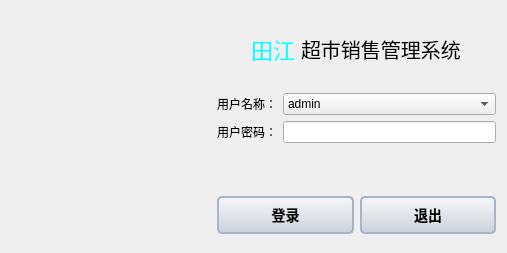
<?xml version="1.0" encoding="UTF-8"?>
<ui version="4.0">
 <class>Login</class>
 <widget class="QDialog" name="Login">
  <property name="geometry">
   <rect>
    <x>0</x>
    <y>0</y>
    <width>507</width>
    <height>253</height>
   </rect>
  </property>
  <property name="windowTitle">
   <string>田江超市-用户登录</string>
  </property>
  <property name="windowIcon">
   <iconset resource="../qrc/Resource.qrc">
    <normaloff>:/images/TJ.png</normaloff>:/images/TJ.png</iconset>
  </property>
  <layout class="QGridLayout" name="gridLayout_2">
   <item row="0" column="0" rowspan="4">
    <widget class="QLabel" name="label_logo">
     <property name="minimumSize">
      <size>
       <width>200</width>
       <height>0</height>
      </size>
     </property>
     <property name="styleSheet">
      <string notr="true">QLabel {
	border-image: url(:/images/login_logo.jpg)
}</string>
     </property>
     <property name="text">
      <string/>
     </property>
    </widget>
   </item>
   <item row="0" column="1">
    <layout class="QHBoxLayout" name="horizontalLayout_2">
     <item>
      <spacer name="horizontalSpacer_2">
       <property name="orientation">
        <enum>Qt::Horizontal</enum>
       </property>
       <property name="sizeHint" stdset="0">
        <size>
         <width>40</width>
         <height>20</height>
        </size>
       </property>
      </spacer>
     </item>
     <item>
      <widget class="QLabel" name="login_head_name">
       <property name="minimumSize">
        <size>
         <width>0</width>
         <height>60</height>
        </size>
       </property>
       <property name="maximumSize">
        <size>
         <width>16777215</width>
         <height>60</height>
        </size>
       </property>
       <property name="font">
        <font>
         <family>楷体</family>
         <pointsize>-1</pointsize>
         <italic>false</italic>
         <bold>false</bold>
         <kerning>false</kerning>
        </font>
       </property>
       <property name="styleSheet">
        <string notr="true">QLabel {
	color: rgb(0, 255, 255);
	font: 22px;
}</string>
       </property>
       <property name="text">
        <string>田江</string>
       </property>
       <property name="alignment">
        <set>Qt::AlignRight|Qt::AlignTrailing|Qt::AlignVCenter</set>
       </property>
      </widget>
     </item>
     <item>
      <widget class="QLabel" name="login_tail_name">
       <property name="minimumSize">
        <size>
         <width>0</width>
         <height>60</height>
        </size>
       </property>
       <property name="maximumSize">
        <size>
         <width>16777215</width>
         <height>60</height>
        </size>
       </property>
       <property name="font">
        <font>
         <family>楷体</family>
         <pointsize>-1</pointsize>
         <italic>false</italic>
         <bold>false</bold>
         <kerning>false</kerning>
        </font>
       </property>
       <property name="styleSheet">
        <string notr="true">QLabel {
	font: 20px;
}</string>
       </property>
       <property name="text">
        <string>超市销售管理系统</string>
       </property>
      </widget>
     </item>
     <item>
      <spacer name="horizontalSpacer">
       <property name="orientation">
        <enum>Qt::Horizontal</enum>
       </property>
       <property name="sizeHint" stdset="0">
        <size>
         <width>40</width>
         <height>20</height>
        </size>
       </property>
      </spacer>
     </item>
    </layout>
   </item>
   <item row="1" column="1">
    <layout class="QGridLayout" name="gridLayout">
     <item row="0" column="0">
      <widget class="QLabel" name="lab_user">
       <property name="text">
        <string>用户名称：</string>
       </property>
       <property name="alignment">
        <set>Qt::AlignRight|Qt::AlignTrailing|Qt::AlignVCenter</set>
       </property>
       <property name="buddy">
        <cstring>user</cstring>
       </property>
      </widget>
     </item>
     <item row="0" column="1">
      <widget class="QComboBox" name="user">
       <property name="styleSheet">
        <string notr="true"/>
       </property>
       <item>
        <property name="text">
         <string>admin</string>
        </property>
       </item>
      </widget>
     </item>
     <item row="1" column="0">
      <widget class="QLabel" name="lab_password">
       <property name="text">
        <string>用户密码：</string>
       </property>
       <property name="alignment">
        <set>Qt::AlignRight|Qt::AlignTrailing|Qt::AlignVCenter</set>
       </property>
       <property name="buddy">
        <cstring>password</cstring>
       </property>
      </widget>
     </item>
     <item row="1" column="1">
      <widget class="QLineEdit" name="password">
       <property name="echoMode">
        <enum>QLineEdit::Password</enum>
       </property>
      </widget>
     </item>
    </layout>
   </item>
   <item row="2" column="1">
    <widget class="QLabel" name="login_tip">
     <property name="minimumSize">
      <size>
       <width>25</width>
       <height>0</height>
      </size>
     </property>
     <property name="maximumSize">
      <size>
       <width>16777215</width>
       <height>25</height>
      </size>
     </property>
     <property name="styleSheet">
      <string notr="true">QLabel {
	color: rgb(255, 0, 0)
}</string>
     </property>
     <property name="text">
      <string/>
     </property>
     <property name="alignment">
      <set>Qt::AlignCenter</set>
     </property>
    </widget>
   </item>
   <item row="3" column="1">
    <layout class="QHBoxLayout" name="horizontalLayout">
     <item>
      <widget class="QPushButton" name="btn_login">
       <property name="minimumSize">
        <size>
         <width>96</width>
         <height>0</height>
        </size>
       </property>
       <property name="maximumSize">
        <size>
         <width>16777215</width>
         <height>16777215</height>
        </size>
       </property>
       <property name="styleSheet">
        <string notr="true">#btn_login {
                  background-color: qlineargradient(x1: 0, y1: 0, x2: 0, y2: 1, stop: 0 #f6f7fa, stop: 1 #cbd2d9);
                  border: 2px solid #a6b5c9;
                  border-radius: 5px;
                  font: bold 14px;
                  min-width: 80px;
                  padding: 6px;
}
#btn_login:hover {
                  background-color: qlineargradient(x1: 0, y1: 0, x2: 0, y2: 1, stop: 0 #cbd2d9, stop: 1 #f6f7fa);
}
#btn_login:pressed {
                  background-color: qlineargradient(x1: 0, y1: 0, x2: 0, y2: 1, stop: 0 #9fadc0, stop: 1 #cbd2d9);
}</string>
       </property>
       <property name="text">
        <string>登录</string>
       </property>
      </widget>
     </item>
     <item>
      <widget class="QPushButton" name="btn_exit">
       <property name="minimumSize">
        <size>
         <width>96</width>
         <height>0</height>
        </size>
       </property>
       <property name="maximumSize">
        <size>
         <width>16777215</width>
         <height>16777215</height>
        </size>
       </property>
       <property name="styleSheet">
        <string notr="true">#btn_exit {
                  background-color: qlineargradient(x1: 0, y1: 0, x2: 0, y2: 1, stop: 0 #f6f7fa, stop: 1 #cbd2d9);
                  border: 2px solid #a6b5c9;
                  border-radius: 5px;
                  font: bold 14px;
                  min-width: 80px;
                  padding: 6px;
}
#btn_exit:hover {
                  background-color: qlineargradient(x1: 0, y1: 0, x2: 0, y2: 1, stop: 0 #cbd2d9, stop: 1 #f6f7fa);
}
#btn_exit:pressed {
                  background-color: qlineargradient(x1: 0, y1: 0, x2: 0, y2: 1, stop: 0 #9fadc0, stop: 1 #cbd2d9);
}</string>
       </property>
       <property name="text">
        <string>退出</string>
       </property>
      </widget>
     </item>
    </layout>
   </item>
  </layout>
 </widget>
 <tabstops>
  <tabstop>user</tabstop>
  <tabstop>password</tabstop>
  <tabstop>btn_login</tabstop>
  <tabstop>btn_exit</tabstop>
 </tabstops>
 <resources>
  <include location="../qrc/Resource.qrc"/>
 </resources>
 <connections>
  <connection>
   <sender>btn_exit</sender>
   <signal>clicked()</signal>
   <receiver>Login</receiver>
   <slot>close()</slot>
   <hints>
    <hint type="sourcelabel">
     <x>423</x>
     <y>221</y>
    </hint>
    <hint type="destinationlabel">
     <x>253</x>
     <y>126</y>
    </hint>
   </hints>
  </connection>
 </connections>
</ui>
